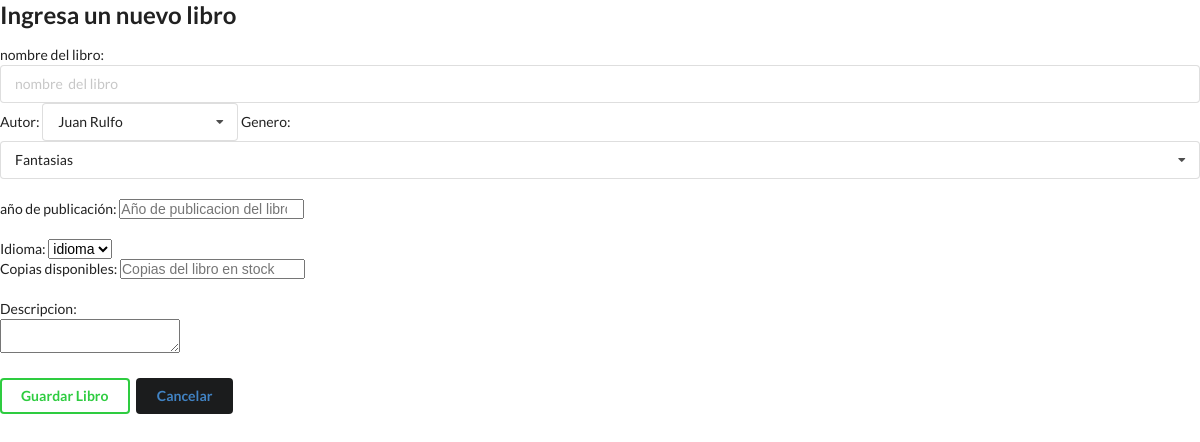
The page /alta_libros.php on the database its author committed.
### tables this page shows
CREATE TABLE `authors` (
  `author_id` int(10) UNSIGNED NOT NULL,
  `name` varchar(50) NOT NULL,
  `surname` varchar(50) DEFAULT NULL,
  `nationality` varchar(3) DEFAULT NULL
);

CREATE TABLE `genres` (
  `genre_id` int(10) UNSIGNED NOT NULL,
  `genre_name` varchar(50) NOT NULL
);

### conexion.php (called while the page is built, shortened)
<?php
class Conexion{
    private $host="localhost";
    private $user="root";
    private $password="";
    private $base="libreria";
    public $sentencia;
    private $conexion;
    private function abrir_conexion(){
        $this->conexion=new mysqli($this->host,$this->user,$this->password,$this->base);
    }
    public function obtener_sentencia(){
        $resultado=$this->conexion->query($this->sentencia);
        return $resultado;
    }
}
?>

### libros_conexion.php (called while the page is built, shortened)
<?php
include("conexion.php");
class Libros extends Conexion{
    public function autor(){
        $this->sentencia="SELECT * FROM authors;";
        $resultado=$this->obtener_sentencia();
        return $resultado;
    }
    public function genero(){
        $this->sentencia="SELECT * FROM genres;";
        $resultado=$this->obtener_sentencia();
        return $resultado;
    }
}
?>

### alta_libros.php (the view, shortened to what this page needs)
<?php
require_once("libros_conexion.php");
$obj=new Libros();
$autor=$obj->autor();
$genero=$obj->genero();
?>
<!DOCTYPE html>
<html lang="en">
<head>
    <link rel="stylesheet" href="css/estilos.css">
    <link rel="stylesheet" type="text/css" href="Semantic-UI-CSS-master/semantic.min.css">
</head>
<body>
<h2>Ingresa un nuevo libro</h2>
<div>
    <form action="" method="post" class="ui form">
     <label for="">nombre del libro:</label>
    <input type="text" name="libro_titulo" placeholder ="nombre  del libro "><br>
    <label for="">Autor:</label>
     <select name="autores" class="ui search dropdown">
    <?php
        while ($datos=$autor->fetch_array())
        {
        ?>
        <option value="<?php echo $datos["author_id"]?>"><?php echo $datos["name"]." ".$datos["surname"]?></option>
        <?php
        }
    ?>
    </select>
    <label for="">Genero:</label>
    <select name="generos" class="ui fluid dropdown">
    <?php
        while ($d=$genero->fetch_array())
        {
        ?>
        <option value="<?php echo $d["genre_id"]?>"><?php echo $d["genre_name"]?></option>
        <?php
        }
    ?>
    </select>
      </div>
    <br>
    <label for="">año de publicación:</label>
    <input type="number" name="libro_año" placeholder="Año de publicacion del libro"><br>
    <br>
    <label>Idioma:</label>
    <select name="idiomita">
        <option value="">idioma</option>
    </select><br>
    <label for="">Copias disponibles:</label>
    <input type="number" name="libro_copias" placeholder ="Copias del libro en stock"><br>
    <br>
    <label for="">Descripcion:</label><br>
    <div class="field">
    <textarea name="descripcion"></textarea>
</div>
    <br><input type="submit" name="insertar" class="ui inverted green button" value="Guardar Libro">
<button class="ui black button"><a href="libros.php">Cancelar</a></button>
</body>
</html>

### css/estilos.css (style rules this page uses)
* { margin:0; padding:0; }

### rows shown on the page
authors: name "Juan", surname "Rulfo"
genres: genre_name "Fantasias"
